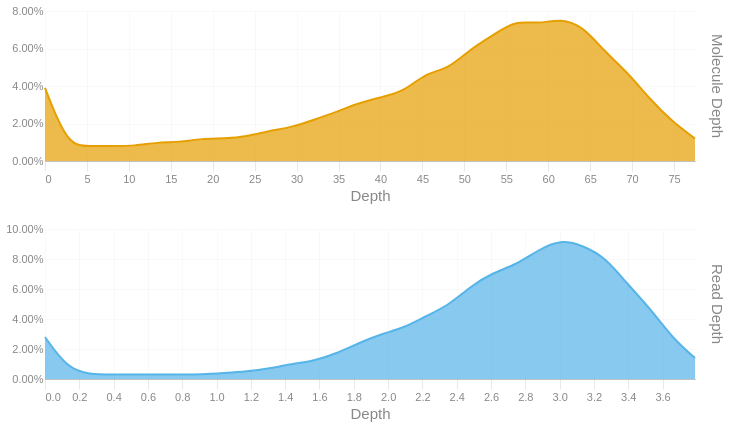

Here is the notebook cell this chart was saved with:
### Code cell
readdep = depth_hist(tb['Read Depth'], q99, 3)
readdep = readdep.with_columns(pl.lit('Read Depth').alias('Metric'))
if not SKIPLR:
    moldep = depth_hist(tb['Molecule Depth'], mol_q99, 1)
    moldep = moldep.with_columns(pl.lit('Molecule Depth').alias('Metric'))
    _hist = pl.concat([readdep, moldep])
    _hist = _hist.filter(pl.col('Proportion') != 0)
    with SafeRender(_hist):
        (
            alt.Chart(_hist)        
            .mark_area(interpolate = "basis")
            .encode(
                x=alt.X('Bin:Q').scale(domainMin=0).axis(alt.Axis(title='Depth')),
                y = alt.Y('Proportion:Q', title = None).axis(format = '.2%'),
                color = alt.Color('Metric:N').legend(None),
                row = alt.Row("Metric:N").header(title = None, labelOrient = 'right'),
                tooltip = [
                    alt.Tooltip("Metric:N", title = "Metric"),
                    alt.Tooltip('Interval:N', title = "Depth Interval"),
                    alt.Tooltip('Proportion:Q', title = "% Alignments").format('.2%')
                ]
            )
            .resolve_scale(x='independent', y='independent')
            .properties(
                height = 150, width = 650,
                usermeta={'embedOptions': {'downloadFileName': f'{samplename}.depth.hist'}}
            )
        ).display()
else:
    readdep = readdep.filter(pl.col('Proportion') != 0)
    with SafeRender(readdep):
        (
            alt.Chart(readdep)        
            .mark_area(interpolate = "basis")
            .encode(
                x=alt.X('Bin:Q').scale(domainMin=0).axis(alt.Axis(title='Depth')),
                y = alt.Y('Proportion:Q', title = None).axis(format = '.2%'),
                tooltip = [
                    alt.Tooltip('Interval:N', title = "Depth Interval"),
                    alt.Tooltip('Proportion:Q', title = "% Alignments").format('.2%')
                ]
            )
            .properties(
                usermeta={'embedOptions': {'downloadFileName': f'{samplename}.depth.hist'}}
            )
        ).display()

### Figure 1 — Vega-Lite specification as saved in the notebook (floating-point values rounded to 4 significant figures)
{"width": 650, "height": 150, "config": {"title": {"anchor": "start", "dy": -15, "fontSize": 18, "color": "#888888", "subtitleColor": "#888888", "subtitleFontSize": 14}, "arc": {"fill": "#0072B2"}, "axis": {"domainColor": "#888888", "domainWidth": 0.5, "gridWidth": 0.2, "grid": false, "titleFontWeight": 400, "titleFontSize": 15, "labelFontSize": 11, "labelColor": "#888888", "tickColor": "#888888", "tickWidth": 0.2, "titleColor": "#888888"}, "axisBand": {"grid": false}, "axisX": {"grid": true, "tickSize": 10, "domainCap": "round"}, "axisY": {"domain": false, "grid": true, "tickSize": 0, "domainCap": "round"}, "background": "transparent", "header": {"labelFontSize": 15, "labelColor": "#888888", "titleFontSize": 15, "titleFontWeight": 600, "titleColor": "#888888"}, "legend": {"labelFont": "sans-serif", "labelFontSize": 12, "labelColor": "#888888", "symbolSize": 100, "symbolType": "circle", "titleFontSize": 12, "titlePadding": 10, "titleColor": "#888888", "title": null}, "range": {"category": ["#E69F00", "#56B4E9", "#009E73", "#F0E442", "#0072B2", "#D55E00", "#CC79A7", "#000000"], "diverging": ["#cfe8f3", "#a2d4ec", "#73bfe2", "#46abdb", "#1696d2", "#12719e"]}, "area": {"fill": "#0072B2", "fillOpacity": 0.7, "line": true, "strokeOpacity": 0.7}, "line": {"color": "#0072B2", "stroke": "#0072B2", "strokeWidth": 2}, "trail": {"color": "#0072B2", "stroke": "#0072B2", "strokeWidth": 0, "size": 1}, "point": {"filled": true, "fillOpacity": 1.0, "size": 95}, "text": {"color": "#888888", "fontSize": 11, "align": "right", "fontWeight": 400, "size": 11}, "bar": {"fill": "#0072B2", "stroke": null}, "view": {"stroke": null, "continuousWidth": 660, "continuousHeight": 400}}, "data": {"name": "data-5b716b68d5c01a2b87b6ee643ea6776e"}, "mark": {"type": "area", "interpolate": "basis"}, "encoding": {"color": {"field": "Metric", "legend": null, "type": "nominal"}, "row": {"field": "Metric", "header": {"title": null, "labelOrient": "right"}, "type": "nominal"}, "tooltip": [{"field": "Metric", "title": "Metric", "type": "nominal"}, {"field": "Interval", "title": "Depth Interval", "type": "nominal"}, {"field": "Proportion", "format": ".2%", "title": "% Alignments", "type": "quantitative"}], "x": {"axis": {"title": "Depth"}, "field": "Bin", "scale": {"domainMin": 0}, "type": "quantitative"}, "y": {"axis": {"format": ".2%"}, "field": "Proportion", "title": null, "type": "quantitative"}}, "resolve": {"scale": {"x": "independent", "y": "independent"}}, "usermeta": {"embedOptions": {"downloadFileName": "S5_Connecticut_991.depth.hist"}}, "$schema": "https://vega.github.io/schema/vega-lite/v6.1.0.json", "datasets": {"data-5b716b68d5c01a2b87b6ee643ea6776e": [{"Bin": 0.0, "Interval": "0.0-0.131", "Proportion": 0.028, "Metric": "Read Depth"}, {"Bin": 0.131, "Interval": "0.131-0.261", "Proportion": 0.007, "Metric": "Read Depth"}, {"Bin": 0.261, "Interval": "0.261-0.392", "Proportion": 0.003, "Metric": "Read Depth"}, {"Bin": 0.392, "Interval": "0.392-0.523", "Proportion": 0.003, "Metric": "Read Depth"}, {"Bin": 0.523, "Interval": "0.523-0.653", "Proportion": 0.003, "Metric": "Read Depth"}, {"Bin": 0.653, "Interval": "0.653-0.784", "Proportion": 0.003, "Metric": "Read Depth"}, {"Bin": 0.784, "Interval": "0.784-0.915", "Proportion": 0.003, "Metric": "Read Depth"}, {"Bin": 0.915, "Interval": "0.915-1.045", "Proportion": 0.003, "Metric": "Read Depth"}, {"Bin": 1.045, "Interval": "1.045-1.176", "Proportion": 0.004, "Metric": "Read Depth"}, {"Bin": 1.176, "Interval": "1.176-1.307", "Proportion": 0.005, "Metric": "Read Depth"}, {"Bin": 1.307, "Interval": "1.307-1.437", "Proportion": 0.007, "Metric": "Read Depth"}, {"Bin": 1.437, "Interval": "1.437-1.568", "Proportion": 0.01, "Metric": "Read Depth"}, {"Bin": 1.568, "Interval": "1.568-1.699", "Proportion": 0.012, "Metric": "Read Depth"}, {"Bin": 1.699, "Interval": "1.699-1.829", "Proportion": 0.017, "Metric": "Read Depth"}, {"Bin": 1.829, "Interval": "1.829-1.96", "Proportion": 0.024, "Metric": "Read Depth"}, {"Bin": 1.96, "Interval": "1.96-2.091", "Proportion": 0.03, "Metric": "Read Depth"}, {"Bin": 2.091, "Interval": "2.091-2.221", "Proportion": 0.034, "Metric": "Read Depth"}, {"Bin": 2.221, "Interval": "2.221-2.352", "Proportion": 0.042, "Metric": "Read Depth"}, {"Bin": 2.352, "Interval": "2.352-2.483", "Proportion": 0.049, "Metric": "Read Depth"}, {"Bin": 2.483, "Interval": "2.483-2.613", "Proportion": 0.062, "Metric": "Read Depth"}, {"Bin": 2.613, "Interval": "2.613-2.744", "Proportion": 0.071, "Metric": "Read Depth"}, {"Bin": 2.744, "Interval": "2.744-2.875", "Proportion": 0.076, "Metric": "Read Depth"}, {"Bin": 2.875, "Interval": "2.875-3.005", "Proportion": 0.086, "Metric": "Read Depth"}, {"Bin": 3.005, "Interval": "3.005-3.136", "Proportion": 0.093, "Metric": "Read Depth"}, {"Bin": 3.136, "Interval": "3.136-3.267", "Proportion": 0.089, "Metric": "Read Depth"}, {"Bin": 3.267, "Interval": "3.267-3.397", "Proportion": 0.081, "Metric": "Read Depth"}, {"Bin": 3.397, "Interval": "3.397-3.528", "Proportion": 0.063, "Metric": "Read Depth"}, {"Bin": 3.528, "Interval": "3.528-3.659", "Proportion": 0.047, "Metric": "Read Depth"}, {"Bin": 3.659, "Interval": "3.659-3.789", "Proportion": 0.027, "Metric": "Read Depth"}, {"Bin": 3.789, "Interval": "3.789-3.92", "Proportion": 0.014, "Metric": "Read Depth"}, {"Bin": 0.0, "Interval": "0.0-2.7", "Proportion": 0.039, "Metric": "Molecule Depth"}, {"Bin": 2.7, "Interval": "2.7-5.3", "Proportion": 0.008, "Metric": "Molecule Depth"}, {"Bin": 5.3, "Interval": "5.3-8.0", "Proportion": 0.008, "Metric": "Molecule Depth"}, {"Bin": 8.0, "Interval": "8.0-10.7", "Proportion": 0.008, "Metric": "Molecule Depth"}, {"Bin": 10.7, "Interval": "10.7-13.4", "Proportion": 0.008, "Metric": "Molecule Depth"}, {"Bin": 13.4, "Interval": "13.4-16.0", "Proportion": 0.01, "Metric": "Molecule Depth"}, {"Bin": 16.0, "Interval": "16.0-18.7", "Proportion": 0.01, "Metric": "Molecule Depth"}, {"Bin": 18.7, "Interval": "18.7-21.4", "Proportion": 0.012, "Metric": "Molecule Depth"}, {"Bin": 21.4, "Interval": "21.4-24.0", "Proportion": 0.012, "Metric": "Molecule Depth"}, {"Bin": 24.0, "Interval": "24.0-26.7", "Proportion": 0.013, "Metric": "Molecule Depth"}, {"Bin": 26.7, "Interval": "26.7-29.4", "Proportion": 0.016, "Metric": "Molecule Depth"}, {"Bin": 29.4, "Interval": "29.4-32.1", "Proportion": 0.018, "Metric": "Molecule Depth"}, {"Bin": 32.1, "Interval": "32.1-34.7", "Proportion": 0.022, "Metric": "Molecule Depth"}, {"Bin": 34.7, "Interval": "34.7-37.4", "Proportion": 0.026, "Metric": "Molecule Depth"}, {"Bin": 37.4, "Interval": "37.4-40.1", "Proportion": 0.031, "Metric": "Molecule Depth"}, {"Bin": 40.1, "Interval": "40.1-42.8", "Proportion": 0.034, "Metric": "Molecule Depth"}, {"Bin": 42.8, "Interval": "42.8-45.4", "Proportion": 0.037, "Metric": "Molecule Depth"}, {"Bin": 45.4, "Interval": "45.4-48.1", "Proportion": 0.047, "Metric": "Molecule Depth"}, {"Bin": 48.1, "Interval": "48.1-50.8", "Proportion": 0.049, "Metric": "Molecule Depth"}, {"Bin": 50.8, "Interval": "50.8-53.4", "Proportion": 0.06, "Metric": "Molecule Depth"}, {"Bin": 53.4, "Interval": "53.4-56.1", "Proportion": 0.067, "Metric": "Molecule Depth"}, {"Bin": 56.1, "Interval": "56.1-58.8", "Proportion": 0.075, "Metric": "Molecule Depth"}, {"Bin": 58.8, "Interval": "58.8-61.5", "Proportion": 0.073, "Metric": "Molecule Depth"}, {"Bin": 61.5, "Interval": "61.5-64.1", "Proportion": 0.076, "Metric": "Molecule Depth"}, {"Bin": 64.1, "Interval": "64.1-66.8", "Proportion": 0.072, "Metric": "Molecule Depth"}, {"Bin": 66.8, "Interval": "66.8-69.5", "Proportion": 0.058, "Metric": "Molecule Depth"}, {"Bin": 69.5, "Interval": "69.5-72.1", "Proportion": 0.047, "Metric": "Molecule Depth"}, {"Bin": 72.1, "Interval": "72.1-74.8", "Proportion": 0.033, "Metric": "Molecule Depth"}, {"Bin": 74.8, "Interval": "74.8-77.5", "Proportion": 0.021, "Metric": "Molecule Depth"}, {"Bin": 77.5, "Interval": "77.5-80.16", "Proportion": 0.012, "Metric": "Molecule Depth"}]}}
